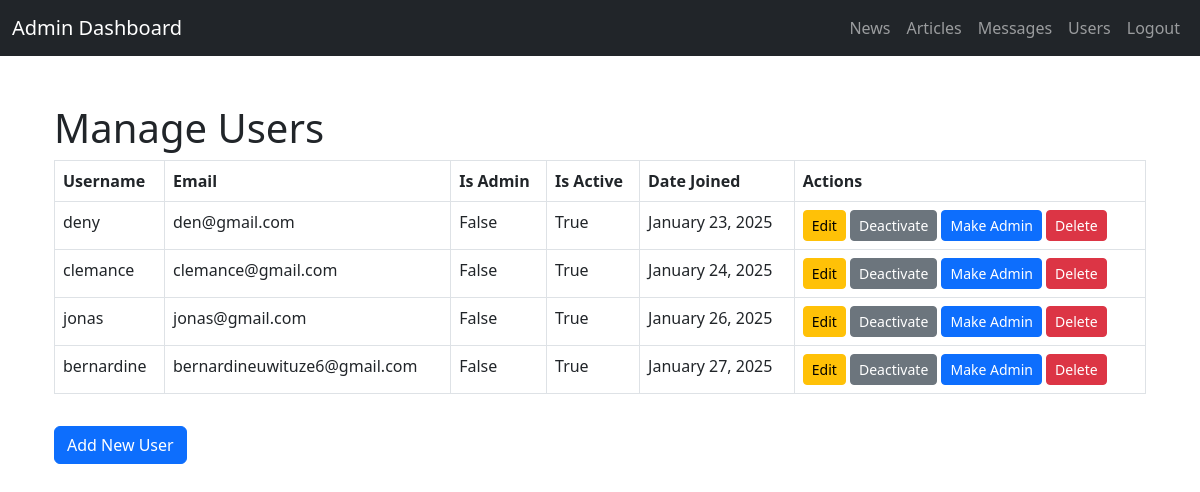
/manage-users/ (signed in), run on an earlier commit of the app's database.
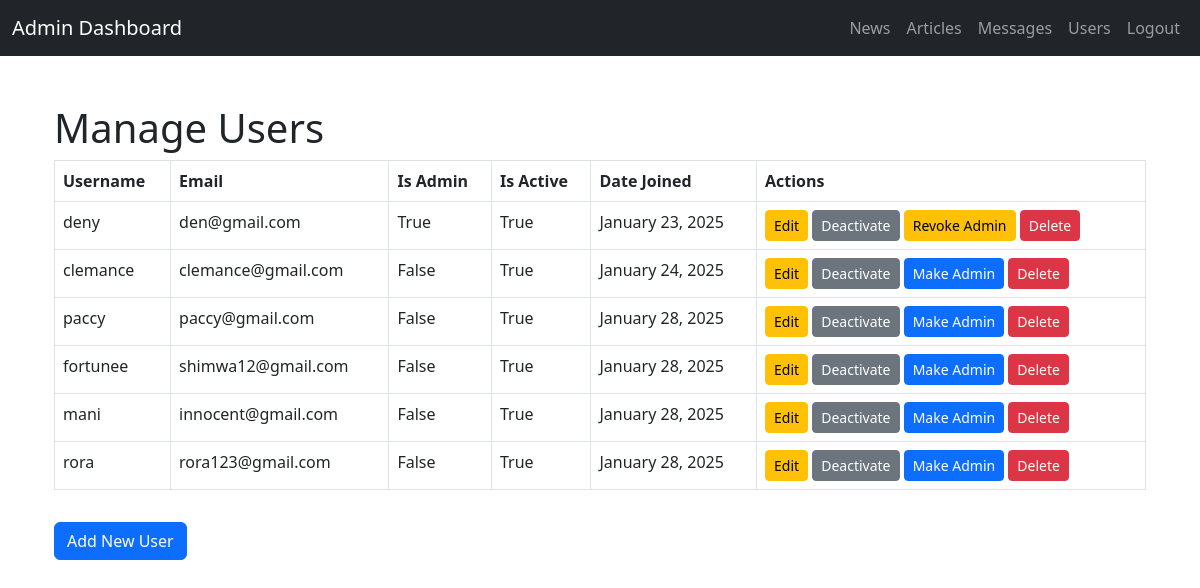
And on a later commit of the database.
### newsapp/models.py (models this page shows, shortened)
class User(AbstractUser):
    is_admin = models.BooleanField(default=False)
    bio = models.TextField(blank=True, null=True)

### newsapp/views.py (the view)
# urls.py: path('manage-users/', manage_users, name='manage_users'),
@user_passes_test(is_superuser)
def manage_users(request):
    users = User.objects.filter(is_superuser=False)
    return render(request, 'manage_users.html', {'users': users})

### newsapp/views.py (called while the page is built)
def is_superuser(user):
    return user.is_superuser

### templates/manage_users.html (shortened to what this page needs)
{% extends 'dashbase.html' %}
{% block content %}
<div class="container mt-5">
    <h1>Manage Users</h1>
    <table class="table table-bordered">
        <thead>
            <tr>
                <th>Username</th>
                <th>Email</th>
                <th>Is Admin</th>
                <th>Is Active</th>
                <th>Date Joined</th>
                <th>Actions</th>
            </tr>
        </thead>
        <tbody>
            {% for user in users %}
            <tr>
                <td>{{ user.username }}</td>
                <td>{{ user.email }}</td>
                <td>{{ user.is_staff }}</td>
                <td>{{ user.is_active }}</td>
                <td>{{ user.date_joined|date:"F j, Y" }}</td>
                <td>
                    <a href="{% url 'admin:newsapp_user_change' user.id %}" class="btn btn-sm btn-warning">Edit</a>
                    {% if user.is_active %}
                        <a href="{% url 'deactivate_user' user.id %}" class="btn btn-sm btn-secondary">Deactivate</a>
                    {% else %}
                        <a href="{% url 'activate_user' user.id %}" class="btn btn-sm btn-success">Activate</a>
                    {% endif %}
                    {% if not user.is_superuser %}  {% if user.is_staff %}
                            <a href="{% url 'revoke_admin' user.id %}" class="btn btn-sm btn-warning">Revoke Admin</a>
                        {% else %}
                            <a href="{% url 'make_admin' user.id %}" class="btn btn-sm btn-primary">Make Admin</a>
                        {% endif %}
                    {% endif %}
                    <a href="{% url 'delete_user' user.id %}" class="btn btn-sm btn-danger">Delete</a>
                </td>
            </tr>
            {% endfor %}
        </tbody>
    </table>
    <a href="{% url 'signup' %}" class="btn btn-primary mt-3">Add New User</a>
</div>
{% endblock %}

### templates/dashbase.html (shortened to what this page needs)
<!DOCTYPE html>
<html lang="en">
<head>
    <link href="https://cdn.jsdelivr.net/npm/bootstrap@5.3.0-alpha1/dist/css/bootstrap.min.css" rel="stylesheet">
</head>
<body>
    <nav class="navbar navbar-expand-lg navbar-dark bg-dark">
        <div class="container-fluid">
            <a class="navbar-brand" href="/admin-dashboard/">Admin Dashboard</a>
            <div class="collapse navbar-collapse" id="navbarNav">
                <ul class="navbar-nav ms-auto">
                    <li class="nav-item">
                        <a class="nav-link" href="/manage-news/">News</a>
                    </li>
                    <li class="nav-item">
                        <a class="nav-link" href="/manage-articles/">Articles</a>
                    </li>
                    <li class="nav-item">
                        <a class="nav-link" href="/manage-messages/">Messages</a>
                    </li>
                    <li class="nav-item">
                        <a class="nav-link" href="/manage-users/">Users</a>
                    </li>
                    <li class="nav-item">
                        <a class="nav-link" href="/logout/">Logout</a>
                    </li>
                </ul>
            </div>
        </div>
    </nav>
    <div class="container mt-4">
        {% block content %}
        {% endblock %}
    </div>
</body>
</html>

What changed in the data, as far as the page shows it:
removed User: username "jonas", email "jonas@gmail.com", is_staff "False", is_active "True", date_joined "January 26, 2025", shows "Deactivate", is_superuser "Make Admin"
removed User: username "bernardine", email "bernardineuwituze6@gmail.com", is_staff "False", is_active "True", date_joined "January 27, 2025", shows "Deactivate", is_superuser "Make Admin"
changed User "deny": is_staff "False" → "True"; is_staff "Make Admin" → "Revoke Admin"
added User: username "paccy", email "paccy@gmail.com", is_staff "False", is_active "True", date_joined "January 28, 2025", shows "Deactivate", is_superuser "Make Admin"
added User: username "fortunee", email "shimwa12@gmail.com", is_staff "False", is_active "True", date_joined "January 28, 2025", shows "Deactivate", is_superuser "Make Admin"
added User: username "mani", email "innocent@gmail.com", is_staff "False", is_active "True", date_joined "January 28, 2025", shows "Deactivate", is_superuser "Make Admin"
added User: username "rora", email "rora123@gmail.com", is_staff "False", is_active "True", date_joined "January 28, 2025", shows "Deactivate", is_superuser "Make Admin"
